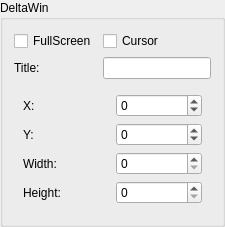
         <widget class="QGroupBox" name="winGroupBox">
          <property name="title">
           <string>DeltaWin</string>
          </property>
          <layout class="QGridLayout" name="gridLayout_11">
           <item row="0" column="0">
            <widget class="QCheckBox" name="winFullscreenToggle">
             <property name="text">
              <string>FullScreen</string>
             </property>
            </widget>
           </item>
           <item row="0" column="1">
            <widget class="QCheckBox" name="winCursorToggle">
             <property name="text">
              <string>Cursor</string>
             </property>
            </widget>
           </item>
           <item row="1" column="0">
            <widget class="QLabel" name="label_22">
             <property name="text">
              <string>Title:</string>
             </property>
            </widget>
           </item>
           <item row="1" column="1">
            <widget class="QLineEdit" name="winTitleEdit"/>
           </item>
           <item row="2" column="0" colspan="2">
            <widget class="QWidget" name="widget_4" native="true">
             <layout class="QGridLayout" name="gridLayout_10">
              <item row="0" column="0">
               <widget class="QLabel" name="label_23">
                <property name="text">
                 <string>X:</string>
                </property>
               </widget>
              </item>
              <item row="0" column="1">
               <widget class="QSpinBox" name="winXEdit">
                <property name="minimum">
                 <number>-5000</number>
                </property>
                <property name="maximum">
                 <number>5000</number>
                </property>
               </widget>
              </item>
              <item row="1" column="0">
               <widget class="QLabel" name="label_24">
                <property name="text">
                 <string>Y:</string>
                </property>
               </widget>
              </item>
              <item row="1" column="1">
               <widget class="QSpinBox" name="winYEdit">
                <property name="minimum">
                 <number>-5000</number>
                </property>
                <property name="maximum">
                 <number>5000</number>
                </property>
               </widget>
              </item>
              <item row="2" column="0">
               <widget class="QLabel" name="label_25">
                <property name="text">
                 <string>Width:</string>
                </property>
               </widget>
              </item>
              <item row="2" column="1">
               <widget class="QSpinBox" name="winWidthEdit">
                <property name="maximum">
                 <number>5000</number>
                </property>
               </widget>
              </item>
              <item row="3" column="0">
               <widget class="QLabel" name="label_26">
                <property name="text">
                 <string>Height:</string>
                </property>
               </widget>
              </item>
              <item row="3" column="1">
               <widget class="QSpinBox" name="winHeightEdit">
                <property name="maximum">
                 <number>5000</number>
                </property>
               </widget>
              </item>
             </layout>
            </widget>
           </item>
          </layout>
         </widget>
